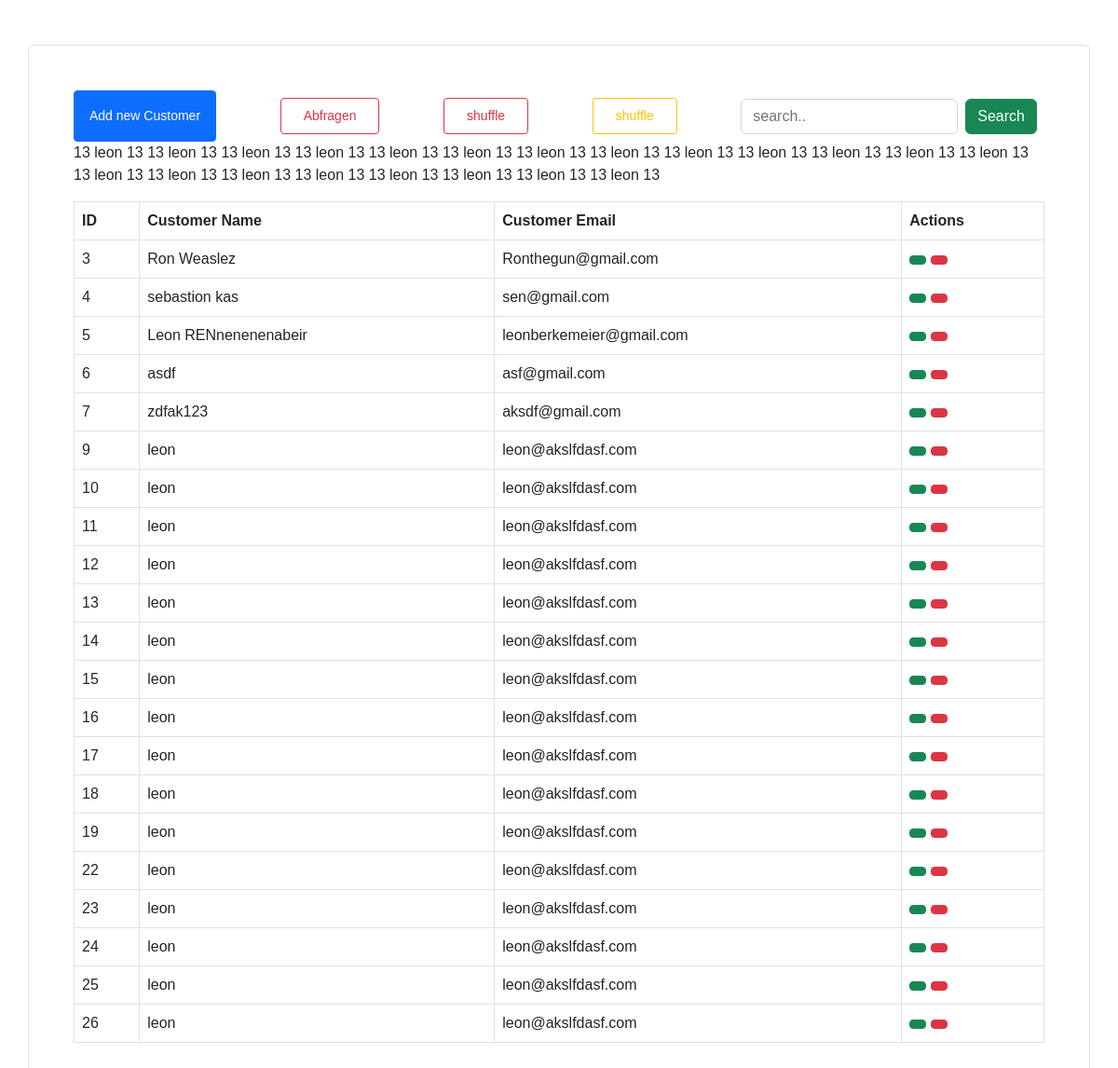
The page / on the database its author committed.
### crudapp/models.py (models this page shows, shortened)
class Customer(models.Model):
    name = models.CharField(max_length=100, verbose_name="Customer Name")
    email = models.EmailField(max_length=277, verbose_name="Customer Email")

### crudapp/views.py (the view, shortened to what this page needs)
# urls.py: path("", views.index, name="index")
def index(request):
    customers = Customer.objects.all()
    firstcustomer = Customer.objects.order_by("id").first()
    lastcustomer = Customer.objects.order_by("id").last()
    a = 3
    b = 26
    rnd = random.randint(a, b)
    rndcustomer = Customer.objects.get(id=rnd)
    query=""
    context = {
            "customers": customers,
            "query":query,
            "firstcustomer":firstcustomer,
            "lastcustomer":lastcustomer,
            "rnd": rnd,
            "rndcustomer": rndcustomer,
               }
    return render(request, "index.html", context=context)

### crudapp/templates/index.html (shortened to what this page needs)
<!doctype html>
<html lang="en">
  <head>
    <link href="https://cdn.jsdelivr.net/npm/bootstrap@5.2.3/dist/css/bootstrap.min.css" rel="stylesheet">
</head>
  <body>
    <div class="container mt-5 p-5 border rounded">
        <div class="d-flex justify-content-between align-items-center">
            <a href="" data-bs-toggle="modal" data-bs-target="#addCustomerModal" class="btn btn-primary px-3 py-3 btn-sm"> Add new Customer</a>
            <a href="" data-bs-toggle="modal" data-bs-target="#questCustomerModal_{{firstcustomer.id}}" class="btn btn-outline-danger px-4 py-2 btn-sm"> Abfragen </a>
            <a href="" data-bs-toggle="modal" data-bs-target="#questrndCustomerModal_{rnd}" class="btn btn-outline-danger px-4 py-2 btn-sm">shuffle </a>
            <a href="" data-bs-toggle="modal" data-bs-target="#questrndCustomerModal" class="btn btn-outline-warning px-4 py-2 btn-sm">shuffle </a>
            <div>
                <form action="" method="post" class="d-flex">
                    <input type="search" value="{{query}}" name="searchquery" class="form-control" placeholder="search..">
                    <button class="btn btn-success mx-2" name="search">Search</button>
                </form>
            </div>
        </div>
        <table class="table mt-3 table-bordered table-hover">
            <thead>
              <tr>
                <th scope="col">ID</th>
                <th scope="col">Customer Name</th>
                <th scope="col">Customer Email</th>
                <th scope="col">Actions</th>
              </tr>
            </thead>
            <tbody>
              {% for customer in customers %}
              <tr>
                <td>{{customer.id}}</td>
                <td>{{customer.name}}</td>
                <td>{{customer.email}}</td>
                <td>
                    <a href="" data-bs-toggle="modal" data-bs-target="#editCustomerModal_{{customer.id}}" class="btn btn-success btn-sm"></a>
                    <a href="" data-bs-toggle="modal" data-bs-target="#deleteCustomerModal_{{customer.id}}" class="btn btn-danger btn-sm"></a>
                </td>
              </tr>
              {% endfor %}
            </tbody>
          </table>
    </div>
  </body>
</html>

### crudapp/templates/index.html (style rules this page uses)
* { font-family: 'Poppins', sans-serif; }

### rows shown on the page
Customer: id "3", name "Ron Weaslez", email "Ronthegun@gmail.com"
Customer: id "4", name "sebastion kas", email "sen@gmail.com"
Customer: id "5", name "Leon RENnenenenabeir", email "leonberkemeier@gmail.com"
Customer: id "6", name "asdf", email "asf@gmail.com"
Customer: id "7", name "zdfak123", email "aksdf@gmail.com"
Customer: id "9", name "leon", email "leon@akslfdasf.com"
Customer: id "10", name "leon", email "leon@akslfdasf.com"
Customer: id "11", name "leon", email "leon@akslfdasf.com"
Customer: id "12", name "leon", email "leon@akslfdasf.com"
Customer: id "13", name "leon", email "leon@akslfdasf.com"
Customer: id "14", name "leon", email "leon@akslfdasf.com"
Customer: id "15", name "leon", email "leon@akslfdasf.com"
Customer: id "16", name "leon", email "leon@akslfdasf.com"
Customer: id "17", name "leon", email "leon@akslfdasf.com"
Customer: id "18", name "leon", email "leon@akslfdasf.com"
Customer: id "19", name "leon", email "leon@akslfdasf.com"
Customer: id "22", name "leon", email "leon@akslfdasf.com"
Customer: id "23", name "leon", email "leon@akslfdasf.com"
Customer: id "24", name "leon", email "leon@akslfdasf.com"
Customer: id "25", name "leon", email "leon@akslfdasf.com"
Customer: id "26", name "leon", email "leon@akslfdasf.com"
